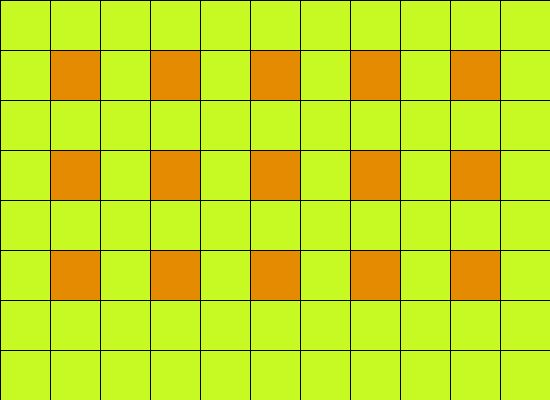
Frame 1 (no input)
Frame 60 (the mouse pressed at the canvas centre just before this capture): identical to frame 1, image omitted
Frame 120 (the mouse held since frame 60 and released just before this capture): identical to frame 1, image omitted

The Processing sketch that drew this single still picture (run headless with seeded random() and noise(); from frame 60 on, the mouse is pressed at the canvas centre):

// Processing sketch: week10_1_bomb_bomb_king
// ── week10_1_bomb_bomb_king.pde
//爆爆王
//Step01 陣列
int [][] map = {
  {0,0,0,0,0,0,0,0,0,0,0},
  {0,1,0,1,0,1,0,1,0,1,0}, //1: 房子
  {0,0,0,0,0,0,0,0,0,0,0},
  {0,1,0,1,0,1,0,1,0,1,0}, //1: 房子
  {0,0,0,0,0,0,0,0,0,0,0},
  {0,1,0,1,0,1,0,1,0,1,0}, //1: 房子
  {0,0,0,0,0,0,0,0,0,0,0},  
  {0,0,0,0,0,0,0,0,0,0,0},
};
void setup(){
  size( 550, 400);
}
void draw(){
  background(#C7FA23);
  for(int i=0; i<8; i++){
    for(int j=0; j<11; j++){
      if(map[i][j]==1){
        fill(#E58B02);
        rect(j*50, i*50, 50, 50);
      }else{
        noFill();
        rect(j*50, i*50, 50, 50);
      }
    }
  }
}
